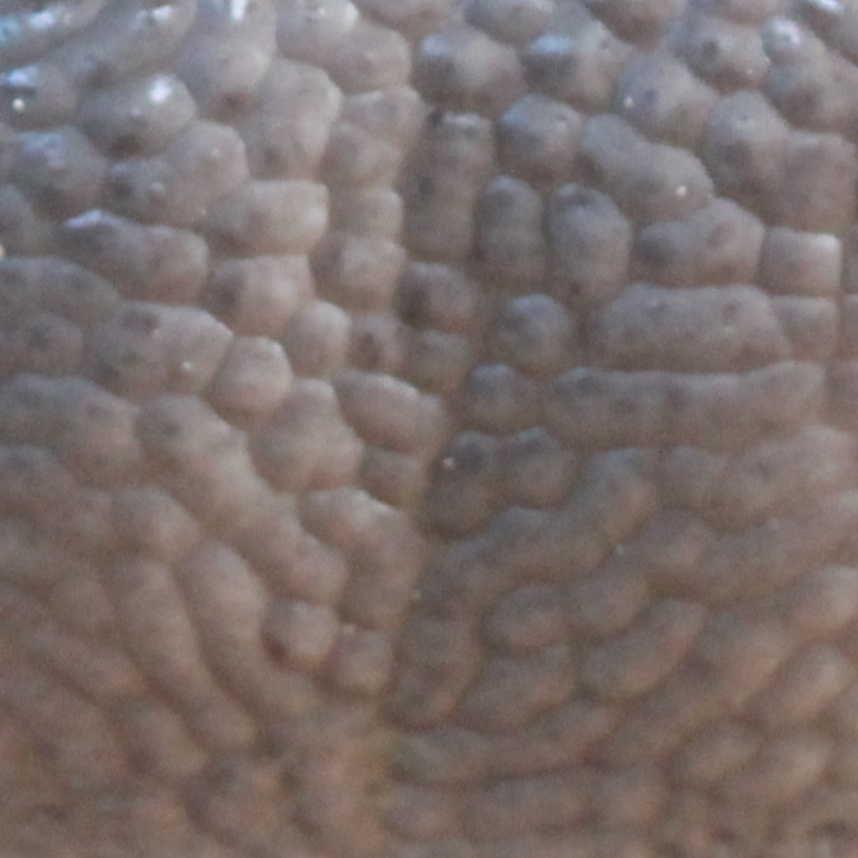
#> input picture data/J8_S2_0_roi.jpg, 858 x 858 px; its folder holds only this picture in this run
$ python -i proc.py   (imports and definitions only)   (older library calls are emulated)
#> lines starting #> are read from the running program, lines starting #| are printed output that depends on the picture
### tide.py
import time

def timestamp():
    return time.time()

tt = 0

def time_spent(function):
    # [7 lines left out: function wrapper, not called in this run]
    return wrapper

### proc.py
import cv2
import numpy
from skimage.measure import label, regionprops
from skimage.filters import threshold_otsu, threshold_local
from skimage.feature import peak_local_max
from scipy import ndimage
import skimage.segmentation
from PIL import Image

from tide import time_spent

# (upleft, upright, downleft, downright)
def get_roi(mouth, nos1, nos2):
    up_right = nos2[0]
    up_left = nos1[1]
    mouth_up = mouth[0][1]

    down_left = (up_left[0], mouth_up)
    down_right = (up_right[0], mouth_up)

    return (up_left, up_right, down_left, down_right)

def binarize(img, method='otsu', param=99):
    if method == 'otsu':
        img = img > threshold_otsu(img)
    if method == 'adapt':
        img = img > threshold_local(img, block_size=param) # 99 seems good? too small numbers are too sensitive to local variation, while too large (otsu) is not sensitive enough
    if method == 'fixed':
        new = numpy.zeros((img.shape[0],img.shape[1]), img.dtype)
        mask = cv2.inRange(img, param, 255)  # finds mask of pixels within the threshold
        new[mask > 0] = 255  # replaces pixels where the mask matches with white
        img = new
    return img

@time_spent
def watershed(img, min_distance_between_peaks=20, gaussian_kernel=9, adaptbin_block_size=99, raw=False, skel=True):
    if raw:  # pre-processing steps for raw images
        img = cv2.GaussianBlur(img, (gaussian_kernel,gaussian_kernel), cv2.BORDER_REFLECT)
        img = binarize(img, method='adapt', param=adaptbin_block_size)
    if not raw:  # image is bw, but we want wb for the distance transform
        img = cv2.bitwise_not(img)

    # min_distance is an important parameter here, should mess around with it. maybe also num_peaks?
    dist_transform = ndimage.distance_transform_edt(img)
    localMax = peak_local_max(dist_transform, indices=False, min_distance=min_distance_between_peaks, labels=img)
    markers = ndimage.label(localMax, structure=numpy.ones((3, 3)))[0]

    labels = skimage.segmentation.watershed(-dist_transform, markers, watershed_line=True)
    labels = labels.astype('uint8')  # labels object is returned signed, so we convert back to unsigned to do img operations
    skel = binarize(labels, method='fixed', param=1)  # region labels are returned, we only need the watershed lines

    if not raw:
        img = cv2.bitwise_not(cv2.bitwise_and(img, skel))  # re-inverts
    else:
        img = cv2.bitwise_not(skel)

    return img

>>> import cv2
>>> picture = cv2.imread('data/J8_S2_0_roi.jpg')
#> picture is the input picture: shape (858, 858, 3); mean B, G, R 108.3, 110.7, 121.5
>>> result = binarize(picture)
#> in binarize, `img = img > threshold_otsu(img)`:
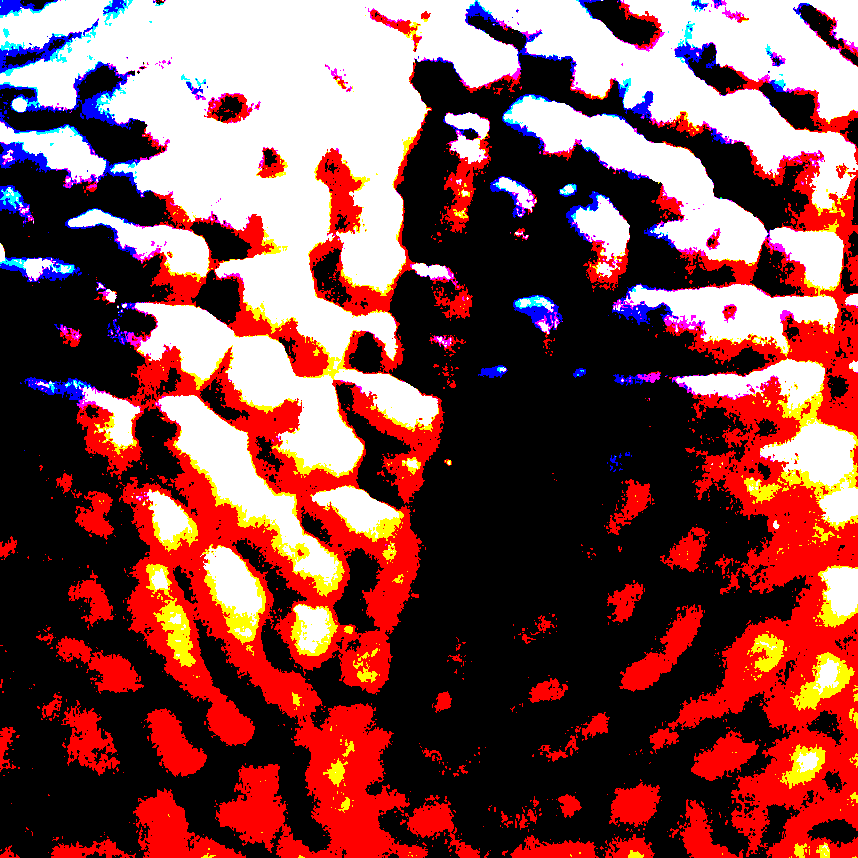
#> img: shape (858, 858, 3) bool; mean of channels 0, 1, 2 0.289, 0.293, 0.506; drawn as B, G, R
